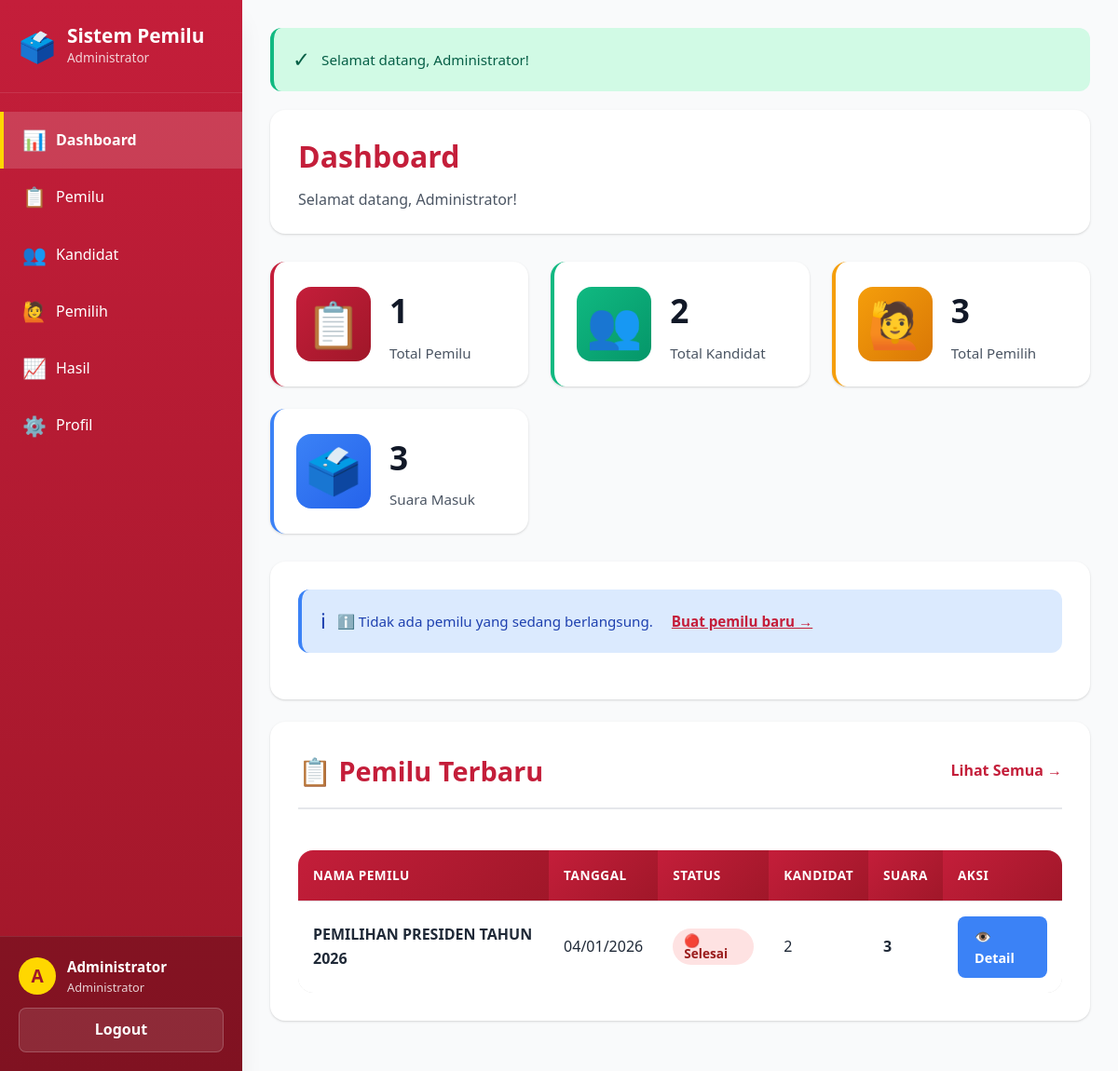
/admin/index.php (signed in), run on the app's committed database.
### tables this page shows
CREATE TABLE `elections` (
  `id_election` int(11) NOT NULL,
  `nama_pemilu` varchar(200) NOT NULL,
  `deskripsi` text DEFAULT NULL,
  `tanggal_mulai` datetime NOT NULL,
  `tanggal_selesai` datetime NOT NULL,
  `status` enum('draft','aktif','selesai') DEFAULT 'draft',
  `created_by` int(11) NOT NULL,
  `created_at` timestamp NOT NULL DEFAULT current_timestamp(),
  `updated_at` timestamp NOT NULL DEFAULT current_timestamp() ON UPDATE current_timestamp(),
  `parent_election_id` int(11) DEFAULT NULL
);

### config/database.php (called while the page is built, shortened)
<?php
$conn = mysqli_connect(DB_HOST, DB_USER, DB_PASS, DB_NAME);
mysqli_set_charset($conn, "utf8mb4");
function get_flash_message() {
    if (isset($_SESSION['flash_message'])) {
        $type = $_SESSION['flash_type'];
        $message = $_SESSION['flash_message'];
        return [
            'type' => $type,
            'message' => $message
        ];
    }
    return null;
}
function get_active_election() {
    global $conn;
    $now = date('Y-m-d H:i:s');
    $query = "SELECT * FROM elections
              WHERE status = 'aktif'
              AND tanggal_mulai <= ?
              AND tanggal_selesai >= ?
              ORDER BY tanggal_mulai DESC
              LIMIT 1";
    $stmt = mysqli_prepare($conn, $query);
    mysqli_stmt_bind_param($stmt, "ss", $now, $now);
    mysqli_stmt_execute($stmt);
    $result = mysqli_stmt_get_result($stmt);
    return null;
}
function get_election_status($id_election) {
    global $conn;
    $now = date('Y-m-d H:i:s');
    $query = "SELECT *,
              CASE
                  WHEN status = 'draft' THEN 'draft'
                  WHEN status = 'selesai' THEN 'selesai'
                  WHEN tanggal_mulai > ? THEN 'belum_dimulai'
                  WHEN tanggal_selesai < ? THEN 'selesai'
                  ELSE 'berlangsung'
              END as status_real
              FROM elections WHERE id_election = ?";
    $stmt = mysqli_prepare($conn, $query);
    mysqli_stmt_bind_param($stmt, "ssi", $now, $now, $id_election);
    mysqli_stmt_execute($stmt);
    $result = mysqli_stmt_get_result($stmt);
    if (mysqli_num_rows($result) > 0) {
        return mysqli_fetch_assoc($result);
    }
    return null;
}
?>

### admin/index.php (the view, shortened to what this page needs)
<?php
require_once '../config/database.php';
$active_election = get_active_election();
$total_kandidat = 0;
$total_pemilih  = 0;
$total_suara    = 0;
$total_pemilu   = 0;
$q = mysqli_query($conn, "SELECT COUNT(*) AS total FROM kandidat");
if ($q) {
    $row = mysqli_fetch_assoc($q);
    $total_kandidat = (int)$row['total'];
}
$q = mysqli_query($conn, "SELECT COUNT(*) AS total FROM users WHERE role = 'user'");
if ($q) {
    $row = mysqli_fetch_assoc($q);
    $total_pemilih = (int)$row['total'];
}
$q = mysqli_query($conn, "SELECT COUNT(*) AS total FROM voting");
if ($q) {
    $row = mysqli_fetch_assoc($q);
    $total_suara = (int)$row['total'];
}
$q = mysqli_query($conn, "SELECT COUNT(*) AS total FROM elections");
if ($q) {
    $row = mysqli_fetch_assoc($q);
    $total_pemilu = (int)$row['total'];
}
$flash = get_flash_message();
$query_pemilu_list = "
    SELECT
        e.*,
        COUNT(DISTINCT k.id_kandidat) AS jumlah_kandidat,
        COUNT(DISTINCT v.id_voting) AS jumlah_suara
    FROM elections e
    LEFT JOIN kandidat k ON k.id_election = e.id_election
    LEFT JOIN voting v ON v.id_election = e.id_election
    GROUP BY e.id_election
    ORDER BY e.created_at DESC
    LIMIT 5
";
$result_pemilu_list = mysqli_query($conn, $query_pemilu_list);
?>
<!DOCTYPE html>
<html lang="id">
<head>
    <link rel="stylesheet" href="../assets/css/style.css">
    <link rel="stylesheet" href="../assets/css/admin.css">
</head>
<body class="admin-page">
    <aside class="sidebar">
        <div class="sidebar-header">
            <div class="sidebar-logo">🗳️</div>
            <div>
                <div class="sidebar-title">Sistem Pemilu</div>
                <div class="sidebar-subtitle">Administrator</div>
            </div>
        </div>
        <nav class="sidebar-nav">
            <a href="index.php" class="sidebar-nav-item active">
                <span class="sidebar-nav-icon">📊</span>
                Dashboard
            </a>
            <a href="pemilu.php" class="sidebar-nav-item">
                <span class="sidebar-nav-icon">📋</span>
                Pemilu
            </a>
            <a href="kandidat.php" class="sidebar-nav-item">
                <span class="sidebar-nav-icon">👥</span>
                Kandidat
            </a>
            <a href="pemilih.php" class="sidebar-nav-item">
                <span class="sidebar-nav-icon">🙋</span>
                Pemilih
            </a>
            <a href="hasil.php" class="sidebar-nav-item">
                <span class="sidebar-nav-icon">📈</span>
                Hasil
            </a>
            <a href="profil.php" class="sidebar-nav-item">
                <span class="sidebar-nav-icon">⚙️</span>
                Profil
            </a>
        </nav>
        <div class="sidebar-user">
            <div class="sidebar-user-info">
                <div class="sidebar-user-avatar">
                    <?php echo strtoupper(substr($_SESSION['nama_lengkap'], 0, 1)); ?>
                </div>
                <div>
                    <div class="sidebar-user-name"><?php echo $_SESSION['nama_lengkap']; ?></div>
                    <div class="sidebar-user-role">Administrator</div>
                </div>
            </div>
            <a href="logout.php" class="sidebar-logout">Logout</a>
        </div>
    </aside>
    <main class="main-content">
        <?php if ($flash): ?>
            <div class="alert alert-<?php echo $flash['type']; ?>">
                <?php echo $flash['message']; ?>
            </div>
        <?php endif; ?>
        <div class="main-header">
            <div>
                <h1 class="main-title">Dashboard</h1>
                <p style="color: var(--gray-600); margin-top: 8px;">
                    Selamat datang, <?php echo $_SESSION['nama_lengkap']; ?>!
                </p>
            </div>
        </div>
        <div class="dashboard-grid">
            <div class="stats-card red">
                <div class="stats-icon red">
                    <span>📋</span>
                </div>
                <div class="stats-info">
                    <h3><?php echo $total_pemilu; ?></h3>
                    <p>Total Pemilu</p>
                </div>
            </div>
            <div class="stats-card green">
                <div class="stats-icon green">
                    <span>👥</span>
                </div>
                <div class="stats-info">
                    <h3><?php echo $total_kandidat; ?></h3>
                    <p>Total Kandidat</p>
                </div>
            </div>
            <div class="stats-card orange">
                <div class="stats-icon orange">
                    <span>🙋</span>
                </div>
                <div class="stats-info">
                    <h3><?php echo $total_pemilih; ?></h3>
                    <p>Total Pemilih</p>
                </div>
            </div>
            <div class="stats-card blue">
                <div class="stats-icon blue">
                    <span>🗳️</span>
                </div>
                <div class="stats-info">
                    <h3><?php echo $total_suara; ?></h3>
                    <p>Suara Masuk</p>
                </div>
            </div>
        </div>
        <?php if ($active_election): ?>
            <div class="content-card">
                <div class="content-header">
                    <h2 class="content-title">🟢 Pemilu Aktif</h2>
                    <a href="detail_pemilu.php?id=<?php echo $active_election['id_election']; ?>" class="btn btn-primary">
                        Lihat Detail
                    </a>
                </div>
                <h3 style="color: var(--kpu-red); margin-bottom: 10px; font-size: 1.6em;">
                    <?php echo $active_election['nama_pemilu']; ?>
                </h3>
                <p style="color: var(--gray-600); margin-bottom: 20px;">
                    <?php echo $active_election['deskripsi']; ?>
                </p>
                <div style="display: grid; grid-template-columns: 1fr 1fr; gap: 16px; margin-bottom: 20px;">
                    <div style="background: var(--gray-50); padding: 16px; border-radius: var(--radius); border-left: 4px solid var(--kpu-red);">
                        <strong style="color: var(--kpu-red); display: block; margin-bottom: 8px;">📅 Dimulai:</strong>
                        <?php echo date('d F Y, H:i', strtotime($active_election['tanggal_mulai'])); ?>
                    </div>
                    <div style="background: var(--gray-50); padding: 16px; border-radius: var(--radius); border-left: 4px solid var(--kpu-red);">
                        <strong style="color: var(--kpu-red); display: block; margin-bottom: 8px;">📅 Berakhir:</strong>
                        <?php echo date('d F Y, H:i', strtotime($active_election['tanggal_selesai'])); ?>
                    </div>
                </div>
                <?php
                $query_kandidat_aktif = "SELECT COUNT(*) as total FROM kandidat WHERE id_election = ?";
                $stmt = mysqli_prepare($conn, $query_kandidat_aktif);
                mysqli_stmt_bind_param($stmt, "i", $active_election['id_election']);
                mysqli_stmt_execute($stmt);
                $kandidat_aktif = mysqli_fetch_assoc(mysqli_stmt_get_result($stmt))['total'];
                $query_suara_aktif = "SELECT COUNT(*) as total FROM voting WHERE id_election = ?";
                $stmt = mysqli_prepare($conn, $query_suara_aktif);
                mysqli_stmt_bind_param($stmt, "i", $active_election['id_election']);
                mysqli_stmt_execute($stmt);
                $suara_aktif = mysqli_fetch_assoc(mysqli_stmt_get_result($stmt))['total'];
                $partisipasi_aktif = $total_pemilih > 0 ? round(($suara_aktif / $total_pemilih) * 100, 2) : 0;
                ?>
                <div class="dashboard-grid">
                    <div class="stats-card blue">
                        <div class="stats-icon blue">
                            <span>👥</span>
                        </div>
                        <div class="stats-info">
                            <h3><?php echo $kandidat_aktif; ?></h3>
                            <p>Kandidat</p>
                        </div>
                    </div>
                    <div class="stats-card orange">
                        <div class="stats-icon orange">
                            <span>🗳️</span>
                        </div>
                        <div class="stats-info">
                            <h3><?php echo $suara_aktif; ?></h3>
                            <p>Suara Masuk</p>
                        </div>
                    </div>
                    <div class="stats-card green">
                        <div class="stats-icon green">
                            <span>📊</span>
                        </div>
                        <div class="stats-info">
                            <h3><?php echo $partisipasi_aktif; ?>%</h3>
                            <p>Partisipasi</p>
                        </div>
                    </div>
                </div>
            </div>
        <?php else: ?>
            <div class="content-card">
                <div class="alert alert-info">
                    ℹ️ Tidak ada pemilu yang sedang berlangsung.
                    <a href="tambah_pemilu.php" style="color: var(--kpu-red); font-weight: bold; margin-left: 8px;">Buat pemilu baru →</a>
                </div>
            </div>
        <?php endif; ?>
        <div class="content-card">
            <div class="content-header">
                <h2 class="content-title">📋 Pemilu Terbaru</h2>
                <a href="pemilu.php" style="color: var(--kpu-red); text-decoration: none; font-weight: 600;">
                    Lihat Semua →
                </a>
            </div>
            <?php if (mysqli_num_rows($result_pemilu_list) > 0): ?>
                <div class="table-responsive">
                    <table>
                        <thead>
                            <tr>
                                <th>Nama Pemilu</th>
                                <th>Tanggal</th>
                                <th>Status</th>
                                <th>Kandidat</th>
                                <th>Suara</th>
                                <th>Aksi</th>
                            </tr>
                        </thead>
                        <tbody>
                            <?php while ($pemilu = mysqli_fetch_assoc($result_pemilu_list)):
                                $status_info = get_election_status($pemilu['id_election']);
                            ?>
                                <tr>
                                    <td><strong><?php echo $pemilu['nama_pemilu']; ?></strong></td>
                                    <td><?php echo date('d/m/Y', strtotime($pemilu['tanggal_mulai'])); ?></td>
                                    <td>
                                        <?php if ($status_info['status_real'] == 'draft'): ?>
                                            <span class="badge badge-gray">📝 Draft</span>
                                        <?php elseif ($status_info['status_real'] == 'belum_dimulai'): ?>
                                            <span class="badge badge-warning">⏳ Belum Dimulai</span>
                                        <?php elseif ($status_info['status_real'] == 'berlangsung'): ?>
                                            <span class="badge badge-success">🟢 Berlangsung</span>
                                        <?php else: ?>
                                            <span class="badge badge-danger">🔴 Selesai</span>
                                        <?php endif; ?>
                                    </td>
                                    <td><?php echo $pemilu['jumlah_kandidat']; ?></td>
                                    <td><strong><?php echo $pemilu['jumlah_suara']; ?></strong></td>
                                    <td>
                                        <a href="detail_pemilu.php?id=<?php echo $pemilu['id_election']; ?>"
                                            class="btn-action btn-view">
                                            👁️ Detail
                                        </a>
                                    </td>
                                </tr>
                            <?php endwhile; ?>
                        </tbody>
                    </table>
                </div>
            <?php endif; ?>
        </div>
    </main>
</body>
</html>

### data on the page
elections: nama_pemilu "PEMILIHAN PRESIDEN TAHUN 2026", tanggal_mulai "04/01/2026", jumlah_kandidat "2", jumlah_suara "3"

### other printed values
substr($_SESSION['nama_lengkap'], 0, 1) "A"
$_SESSION['nama_lengkap'] "Administrator"
$flash['message'] "Selamat datang, Administrator!"
$total_pemilu "1"
$total_kandidat "2"
$total_pemilih "3"
$total_suara "3"
